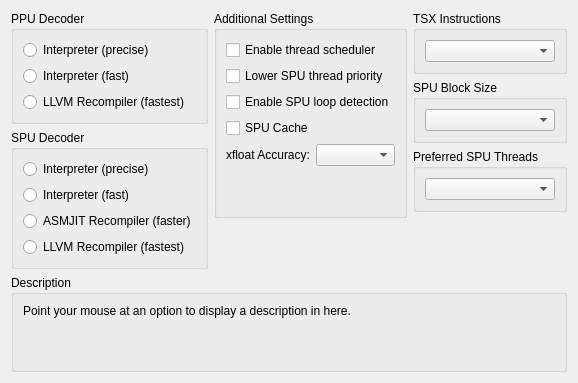
     <widget class="QWidget" name="coreTab">
      <attribute name="title">
       <string>CPU</string>
      </attribute>
      <layout class="QVBoxLayout" name="coreTabLayout" stretch="0,1,0">
       <item>
        <layout class="QHBoxLayout" name="coreTabItemLayout" stretch="1,1,1">
         <item>
          <layout class="QVBoxLayout" name="coreTabLeftLayout">
           <item>
            <widget class="QGroupBox" name="gb_ppu">
             <property name="title">
              <string>PPU Decoder</string>
             </property>
             <layout class="QVBoxLayout" name="ppu_layout">
              <item>
               <widget class="QRadioButton" name="ppu_precise">
                <property name="text">
                 <string notr="true">Interpreter (precise)</string>
                </property>
               </widget>
              </item>
              <item>
               <widget class="QRadioButton" name="ppu_fast">
                <property name="text">
                 <string notr="true">Interpreter (fast)</string>
                </property>
               </widget>
              </item>
              <item>
               <widget class="QRadioButton" name="ppu_llvm">
                <property name="text">
                 <string notr="true">LLVM Recompiler (fastest)</string>
                </property>
               </widget>
              </item>
             </layout>
            </widget>
           </item>
           <item>
            <widget class="QGroupBox" name="gb_spu">
             <property name="title">
              <string>SPU Decoder</string>
             </property>
             <layout class="QVBoxLayout" name="spu_layout">
              <item>
               <widget class="QRadioButton" name="spu_precise">
                <property name="text">
                 <string notr="true">Interpreter (precise)</string>
                </property>
               </widget>
              </item>
              <item>
               <widget class="QRadioButton" name="spu_fast">
                <property name="text">
                 <string notr="true">Interpreter (fast)</string>
                </property>
               </widget>
              </item>
              <item>
               <widget class="QRadioButton" name="spu_asmjit">
                <property name="text">
                 <string notr="true">ASMJIT Recompiler (faster)</string>
                </property>
               </widget>
              </item>
              <item>
               <widget class="QRadioButton" name="spu_llvm">
                <property name="text">
                 <string notr="true">LLVM Recompiler (fastest)</string>
                </property>
               </widget>
              </item>
             </layout>
            </widget>
           </item>
           <item>
            <spacer name="coreTabLeftLayoutSpacer">
             <property name="orientation">
              <enum>Qt::Vertical</enum>
             </property>
             <property name="sizeType">
              <enum>QSizePolicy::MinimumExpanding</enum>
             </property>
             <property name="sizeHint" stdset="0">
              <size>
               <width>0</width>
               <height>0</height>
              </size>
             </property>
            </spacer>
           </item>
          </layout>
         </item>
         <item>
          <layout class="QVBoxLayout" name="coreTabMiddleLayout">
           <item>
            <widget class="QGroupBox" name="checkboxes">
             <property name="title">
              <string>Additional Settings</string>
             </property>
             <layout class="QVBoxLayout" name="checkboxes_layout">
              <item>
               <widget class="QCheckBox" name="enableScheduler">
                <property name="text">
                 <string>Enable thread scheduler</string>
                </property>
               </widget>
              </item>
              <item>
               <widget class="QCheckBox" name="lowerSPUThrPrio">
                <property name="text">
                 <string>Lower SPU thread priority</string>
                </property>
               </widget>
              </item>
              <item>
               <widget class="QCheckBox" name="spuLoopDetection">
                <property name="text">
                 <string>Enable SPU loop detection</string>
                </property>
               </widget>
              </item>
              <item>
               <widget class="QCheckBox" name="spuCache">
                <property name="text">
                 <string>SPU Cache</string>
                </property>
               </widget>
              </item>
              <item>
               <layout class="QHBoxLayout" name="horizontalLayout">
                <item>
                 <widget class="QLabel" name="lbl_xfloaAccuracy">
                  <property name="text">
                   <string>xfloat Accuracy:</string>
                  </property>
                 </widget>
                </item>
                <item>
                 <widget class="QComboBox" name="xfloatAccuracy"/>
                </item>
               </layout>
              </item>
              <item>
               <spacer name="verticalSpacer_24">
                <property name="orientation">
                 <enum>Qt::Vertical</enum>
                </property>
                <property name="sizeHint" stdset="0">
                 <size>
                  <width>20</width>
                  <height>40</height>
                 </size>
                </property>
               </spacer>
              </item>
             </layout>
            </widget>
           </item>
           <item>
            <spacer name="coreTabMiddleLayoutSpacer">
             <property name="orientation">
              <enum>Qt::Vertical</enum>
             </property>
             <property name="sizeType">
              <enum>QSizePolicy::MinimumExpanding</enum>
             </property>
             <property name="sizeHint" stdset="0">
              <size>
               <width>0</width>
               <height>0</height>
              </size>
             </property>
            </spacer>
           </item>
          </layout>
         </item>
         <item>
          <layout class="QVBoxLayout" name="coreTabRightLayout" stretch="0,0,0,0">
           <item>
            <widget class="QGroupBox" name="gb_tsx">
             <property name="sizePolicy">
              <sizepolicy hsizetype="Preferred" vsizetype="Minimum">
               <horstretch>0</horstretch>
               <verstretch>0</verstretch>
              </sizepolicy>
             </property>
             <property name="title">
              <string>TSX Instructions</string>
             </property>
             <layout class="QVBoxLayout" name="gb_tsx_layout">
              <item>
               <widget class="QComboBox" name="enableTSX"/>
              </item>
             </layout>
            </widget>
           </item>
           <item>
            <widget class="QGroupBox" name="gb_spuBlockSize">
             <property name="sizePolicy">
              <sizepolicy hsizetype="Preferred" vsizetype="Minimum">
               <horstretch>0</horstretch>
               <verstretch>0</verstretch>
              </sizepolicy>
             </property>
             <property name="title">
              <string>SPU Block Size</string>
             </property>
             <layout class="QVBoxLayout" name="gb_spuBlockSize_layout">
              <item>
               <widget class="QComboBox" name="spuBlockSize"/>
              </item>
             </layout>
            </widget>
           </item>
           <item>
            <widget class="QGroupBox" name="gb_spu_threads">
             <property name="sizePolicy">
              <sizepolicy hsizetype="Preferred" vsizetype="Minimum">
               <horstretch>0</horstretch>
               <verstretch>0</verstretch>
              </sizepolicy>
             </property>
             <property name="title">
              <string>Preferred SPU Threads</string>
             </property>
             <layout class="QVBoxLayout" name="gb_spu_threads_layout">
              <item>
               <widget class="QComboBox" name="preferredSPUThreads"/>
              </item>
             </layout>
            </widget>
           </item>
           <item>
            <spacer name="coreTabRightLayoutSpacer">
             <property name="orientation">
              <enum>Qt::Vertical</enum>
             </property>
             <property name="sizeType">
              <enum>QSizePolicy::MinimumExpanding</enum>
             </property>
             <property name="sizeHint" stdset="0">
              <size>
               <width>0</width>
               <height>0</height>
              </size>
             </property>
            </spacer>
           </item>
          </layout>
         </item>
        </layout>
       </item>
       <item>
        <spacer name="coreTabSpacer">
         <property name="orientation">
          <enum>Qt::Vertical</enum>
         </property>
         <property name="sizeType">
          <enum>QSizePolicy::MinimumExpanding</enum>
         </property>
         <property name="sizeHint" stdset="0">
          <size>
           <width>0</width>
           <height>0</height>
          </size>
         </property>
        </spacer>
       </item>
       <item>
        <widget class="QGroupBox" name="gb_description_cpu">
         <property name="title">
          <string>Description</string>
         </property>
         <layout class="QVBoxLayout" name="gb_description_cpu_layout">
          <item>
           <widget class="QLabel" name="description_cpu">
            <property name="text">
             <string>Point your mouse at an option to display a description in here.


</string>
            </property>
            <property name="textFormat">
             <enum>Qt::PlainText</enum>
            </property>
            <property name="alignment">
             <set>Qt::AlignLeading|Qt::AlignLeft|Qt::AlignTop</set>
            </property>
            <property name="wordWrap">
             <bool>true</bool>
            </property>
           </widget>
          </item>
         </layout>
        </widget>
       </item>
      </layout>
     </widget>
